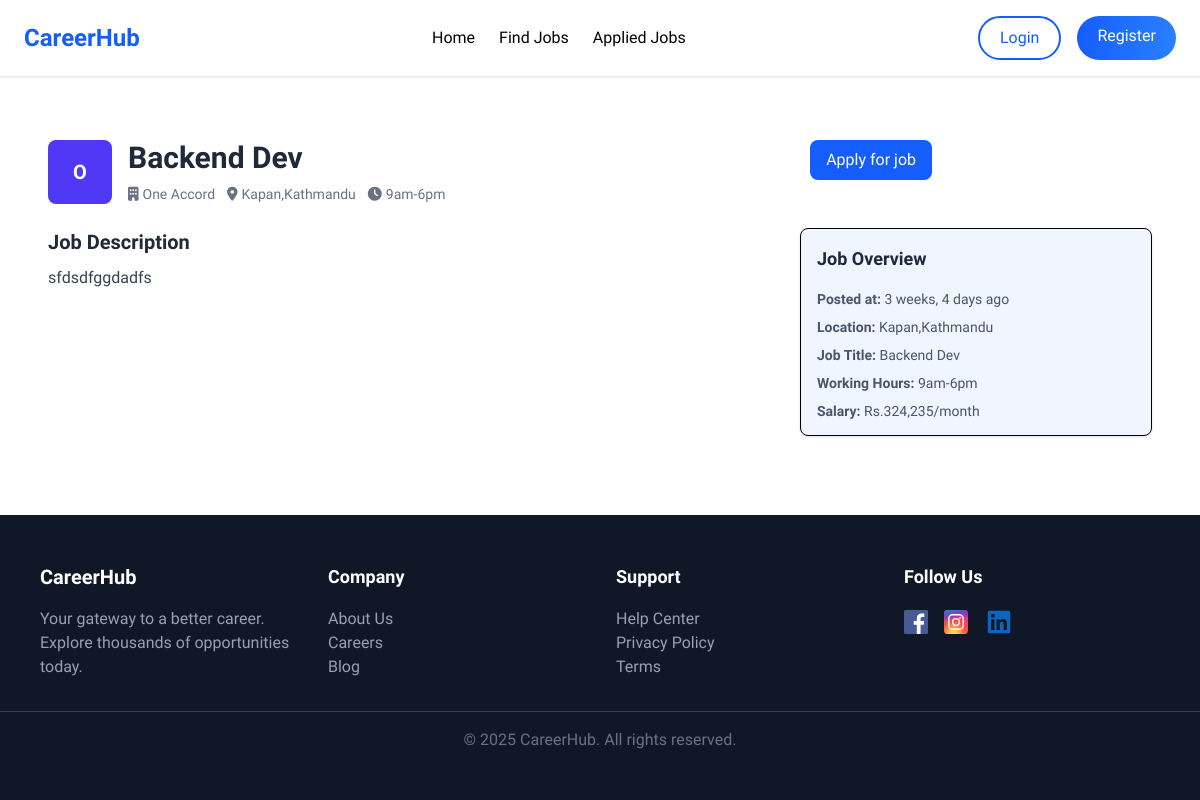
Page /job_details/2/ on the committed database.
### job_portal/models.py (models this page shows, shortened)
class JobPost(models.Model):
    company = models.ForeignKey(CompanyProfile, on_delete=models.CASCADE)
    title = models.CharField(max_length=255)
    description = models.TextField()
    location = models.CharField(max_length=255, blank=True, null=True)
    salary = models.DecimalField(max_digits=10, decimal_places=2, blank=True, null=True)
    working_hours=models.CharField(max_length=100, blank=True, null=True)
    posted = models.DateTimeField(auto_now_add=True)

class CompanyProfile(models.Model):
    user = models.OneToOneField(User, on_delete=models.CASCADE,null=True, blank=True,related_name='company_profile')
    company_name = models.CharField(max_length=255, blank=True, null=True)
    company_description = models.TextField(blank=True, null=True)

### job_portal/views.py (the view)
# urls.py: path('job_details/<int:job_id>/', v.job_details, name="job_details"),
def job_details(request, job_id):
    job = get_object_or_404(JobPost, id=job_id)
    has_applied = False
    if request.user.is_authenticated:
        try:
            profile = JobSeekerProfile.objects.get(user=request.user)
            has_applied = Application.objects.filter(job=job, applicant=profile).exists()
        except JobSeekerProfile.DoesNotExist:
            pass
    return render(request, 'job_details.html', {
        'job': job,
        'has_applied': has_applied
    })

### job_portal/context_processors.py (called while the page is built, shortened)
def user_role(request):
    role = None
    return {
        'user_role': role
    }

### job_portal/templates/job_details.html (shortened to what this page needs)
{% extends 'common/layout.html' %}
{% load static %}
{% load humanize %}
{% block content %}
<div class="max-w-6xl mx-auto p-6 mt-10 gap-6">
      <div class="flex items-start justify-between space-x-4">
       <span class="flex items-center space-x-4">
        <div class="w-16 h-16 bg-indigo-600 text-white rounded-lg flex items-center justify-center text-xl font-bold">
            {{ job.company.company_name|slice:":1" }}
          </div>
          <div>
            <h1 class="text-2xl md:text-3xl font-bold text-gray-800">{{ job.title }}</h1>
            <div class="flex flex-wrap gap-3 text-sm text-gray-500 mt-2">
              <span class="flex items-center gap-1"><i class="fas fa-building"></i> {{ job.company.company_name }}</span>
              <span class="flex items-center gap-1"><i class="fas fa-map-marker-alt"></i> {{ job.location }}</span>
              <span class="flex items-center gap-1"><i class="fas fa-clock"></i> {{ job.working_hours }}</span>
            </div>
          </div>
       </span>
      {% if has_applied %}
        <button class="px-4 py-2 bg-gray-400 rounded-lg text-white cursor-not-allowed" disabled>
          Already Applied
        </button>
      {% else %}
        <button class="px-4 py-2 applyButton bg-blue-600 rounded-lg hover:cursor-pointer hover:bg-blue-700 text-white mr-55">
          Apply for job
        </button>
      {% endif %}
      </div>
    <div class="grid grid-cols-1 lg:grid-cols-3 gap-6 mt-6">
        <div class="space-y-4 col-span-2">
            <div>
              <h2 class="text-xl font-semibold text-gray-800 mb-2">Job Description</h2>
              <div id="qrte"  class="text-gray-700 leading-relaxed">{{ job.description | safe }}</div>
            </div>
          </div>
        <div class="bg-blue-50 border rounded-lg p-4 space-y-4 h-52 shadow-sm">
          <h3 class="text-lg font-semibold text-gray-800">Job Overview</h3>
          <ul class="text-sm text-gray-600 space-y-2">
            <li><strong>Posted at:</strong> {{ job.posted|naturaltime }}</li>
            <li><strong>Location:</strong> {{ job.location }}</li>
            <li><strong>Job Title:</strong> {{ job.title }}</li>
            <li><strong>Working Hours:</strong> {{ job.working_hours }}</li>
            <li><strong>Salary:</strong> Rs.{{ job.salary|floatformat:0|intcomma }}/month</li>
          </ul>
        </div>
    </div>
</div>
{% endblock %}

### job_portal/templates/job_details.html (style rules this page uses)
#qrte { font-size: 1rem; color: #374151; line-height: 1.7; margin-bottom: 1.5rem; word-break: break-word; }

### rows in the picture
JobPost: company.company_name "O", title "Backend Dev", company.company_name "One Accord", location "Kapan,Kathmandu", working_hours "9am-6pm", description "sfdsdfggdadfs", posted "3 weeks, 4 days ago", salary "324,235"
